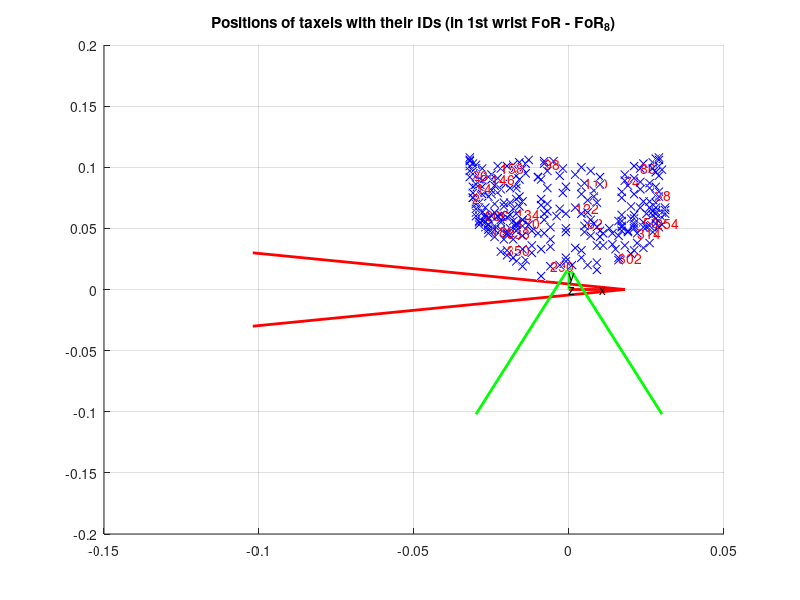

This figure's MATLAB source:
%% About 
% Script to load taxel position for visualize the PPS of the right forearm of iCub
% Author: NGUYEN Dong Hai Phuong
% Email: phuong.nguyen@iit.it; ph17dn@gmail.com

%%
SAVE_FIGURES = false;
%% Init taxel positions from Andrea's calibration

load right_forearm_taxel_pos_mesh.mat; % the no_mesh is also possible, but there are no normals, so you can't overlay the triangular modules
taxel_pos = right_forearm_taxel_pos_mesh; 
[M,N] = size(taxel_pos);


% Plot positions of calibrated taxels - Andrea

f41 = figure(41);
clf(f41);
title('Positions of taxels with their IDs (in 1st wrist FoR - FoR_8)');
hold on;

for i=1:M
    if (nnz(taxel_pos(i,:)) > 1) % it's not an all-zero row
       plot3(taxel_pos(i,1),taxel_pos(i,2),taxel_pos(i,3),'xb');
%        text(taxel_pos(i,1),taxel_pos(i,2),taxel_pos(i,3),int2str(i-1)); % taxel ID = row nr. -1
        if (mod(i-3,12)==0)
            text(taxel_pos(i,1),taxel_pos(i,2),taxel_pos(i,3),int2str(i-1),'Color','r'); 
        end
    end
end
 h = quiver3(0 ,0, 0,0.02,0,0);
 set(h, 'Color', 'r', 'LineWidth', 2, 'MaxHeadSize', 4, 'ShowArrowHead', 'on');
 text(0.01,0,0,'x');
 h2 = quiver3(0,0,0, 0,0.02,0);
 set(h2, 'Color', 'g', 'LineWidth', 2, 'MaxHeadSize', 4, 'ShowArrowHead', 'on')
 text(0,0.01,0,'y');
 h3 = quiver3(0,0,0, 0,0,0.02);
 set(h3, 'Color', 'b', 'LineWidth', 2, 'MaxHeadSize', 4, 'ShowArrowHead', 'on')
 text(0,0,0.01,'z');
 grid on;
%%%%%%%%%%%%%%%%%%%%%%%%%%%%%%%%%%%%%%%%%%%%%%%%%%%%%%%%%%%%%%%%%%%%%%%%%%